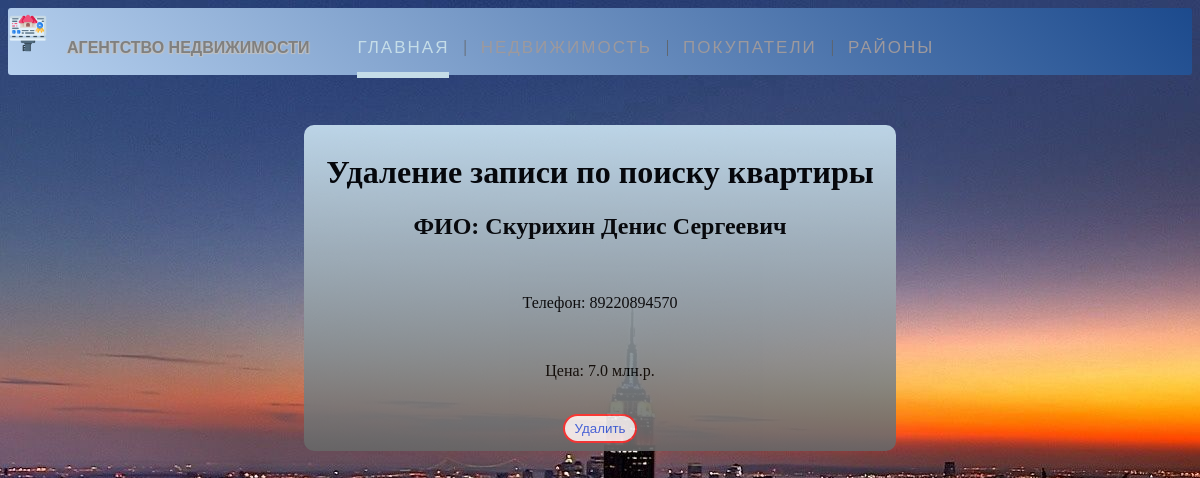
Before: /buyers/2/del_buyer with the older database file.
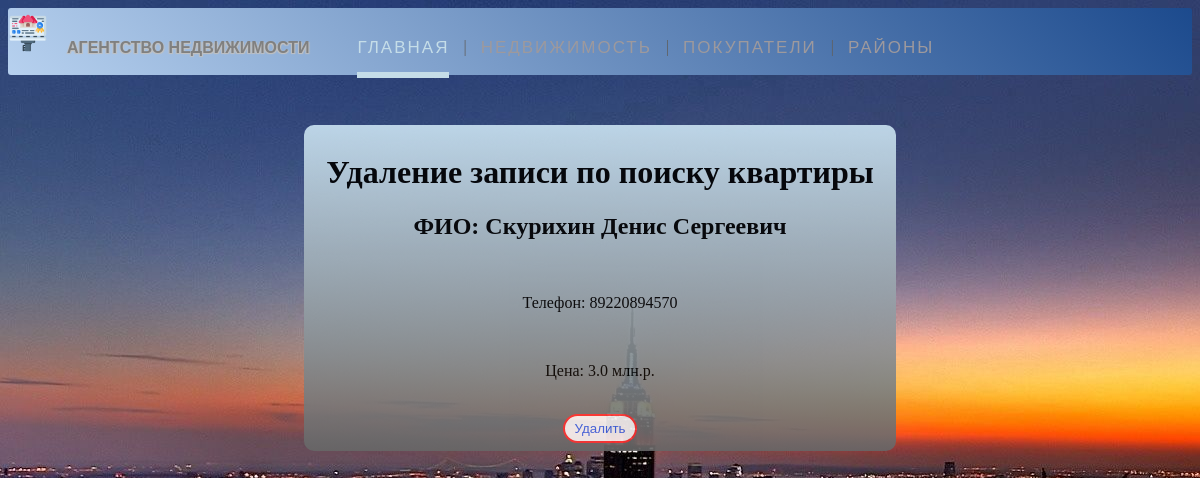
After: the same page with the newer database file.
### webApp/models.py (models this page shows, shortened)
class Buyers(models.Model):
    id = models.AutoField('id', primary_key=True)
    fio = models.CharField('ФИО', max_length=50)
    phone = models.CharField('Номер телефона', max_length=12)
    id_district = models.IntegerField('Район')
    min_area = models.FloatField('Площадь')
    max_area = models.FloatField('Площадь')
    price = models.FloatField('Цена')
    spicial_condition = models.BooleanField('Специальное условие')
    class Meta:
        verbose_name = 'Покупатель'
        verbose_name_plural = 'Покупатели'

### webApp/views.py (the view)
# urls.py: path('buyers/<int:pk>/del_buyer', views.DelBuyer.as_view(), name='del-buyer'),
class DelBuyer(DeleteView):
    model = Buyers
    success_url = '/buyers'
    template_name = 'webApp/del_buyers.html'
    context_object_name = 'buyer'

### webApp/templates/webApp/del_buyers.html (shortened to what this page needs)
{% extends 'webApp/base.html' %}
{% block content %}
    <div class="details-buyer">
        <h1>Удаление записи по поиску квартиры</h1>
        <h2>ФИО: {{ buyer.fio }}</h2><br>
        <p>Телефон: {{ buyer.phone }}</p><br>
        <p>Цена: {{ buyer.price }}  млн.р.</p><br>
        <form method="POST">
            <button class="btn-del-buyers" type="submit">Удалить</button>
        </form>
    </div>
{% endblock %}

Changed rows visible on the page:
changed Buyers "Скурихин Денис Сергеевич": price "7.0" → "3.0"
